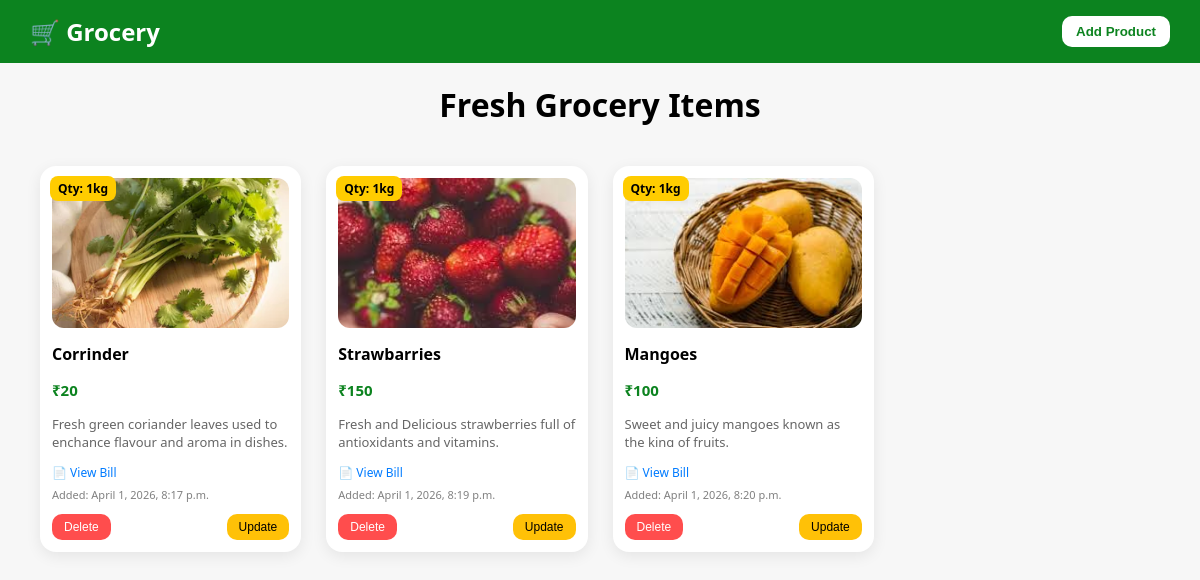
/products (signed in), run on the app's committed database.
### products/models.py (models this page shows)
class products(models.Model):
    name = models.CharField(max_length=50,unique=True)
    price = models.IntegerField()
    quantity = models.CharField(max_length=50)
    description = models.TextField()
    image = models.ImageField(upload_to='media/images')
    bill = models.FileField(upload_to='bill/',null=True,blank=True)
    register_at = models.DateTimeField(auto_now_add=True)

### products/views.py (the view)
# urls.py: path('products',views.index, name='Home'),
@login_required
def index(request):
    obj=products.objects.all()
    data={
        'products':obj
    }
    return render(request,'index.html',data)

### Template/index.html (shortened to what this page needs)
<!DOCTYPE html>
<html>
<head>
</head>
<body>
<div class="navbar">
    <h2>🛒 Grocery</h2>
    <a href="/add/"><button>Add Product</button></a>
</div>
<h1>Fresh Grocery Items</h1>
<div class="product-container">
    {% for i in products %}
    <div class="product-card">
        <div class="qty-badge">Qty: {{ i.quantity }}</div>
        {% if i.image %}
            <img src="{{ i.image.url }}">
        {% else %}
            <div class="no-img">No Image</div>
        {% endif %}
        <h3>{{ i.name }}</h3>
        <p class="price">₹{{ i.price }}</p>
        <p class="desc">{{ i.description }}</p>
        {% if i.bill %}
            <a class="bill-link" href="{{ i.bill.url }}">📄 View Bill</a>
        {% else %}
            <p class="small-text">No Bill</p>
        {% endif %}
        <p class="small-text">Added: {{ i.register_at }}</p>
        <div class="actions">
            <a href="{% url 'del' i.id %}">
                <button class="btn delete">Delete</button>
            </a>
            <a href="{% url 'update' i.id %}">
                <button class="btn update">Update</button>
            </a>
        </div>
    </div>
    {% endfor %}
</div>
</body>
</html>

### Template/index.html (style rules this page uses)
body { font-family: 'Segoe UI', sans-serif; background: #f7f7f7; margin: 0; }
.navbar { display: flex; justify-content: space-between; align-items: center; padding: 15px 30px; background: #0c831f; color: white; position: sticky; top: 0; z-index: 100; }
.navbar h2 { margin: 0; }
.navbar a button { background: white; color: #0c831f; border: none; padding: 8px 14px; border-radius: 10px; font-weight: bold; cursor: pointer; }
h1 { text-align: center; margin: 20px 0; }
.product-container { display: grid; grid-template-columns: repeat(auto-fill, minmax(230px, 1fr)); gap: 25px; padding: 20px 40px; }
.product-card { background: white; border-radius: 16px; padding: 12px; box-shadow: 0 4px 15px rgba(0,0,0,0.08); transition: all 0.25s ease; position: relative; }
.product-card img { width: 100%; height: 150px; object-fit: cover; border-radius: 12px; }
.qty-badge { position: absolute; top: 10px; left: 10px; background: #ffcc00; padding: 4px 8px; border-radius: 8px; font-size: 12px; font-weight: bold; }
.product-card h3 { margin: 10px 0 5px; font-size: 16px; }
.price { color: #0c831f; font-weight: bold; font-size: 15px; }
.desc { font-size: 13px; color: #666; height: 32px; overflow: hidden; }
.small-text { font-size: 11px; color: gray; margin-top: 5px; }
.bill-link { font-size: 12px; color: #007bff; text-decoration: none; }
.actions { display: flex; justify-content: space-between; margin-top: 12px; }
.btn { padding: 6px 12px; border-radius: 10px; border: none; cursor: pointer; font-size: 12px; font-weight: 500; }
.delete { background: #ff4d4d; color: white; }
.update { background: #ffc107; }

### data on the page
products: quantity "1kg", image (picture), name "Corrinder", price "20", description "Fresh green coriander leaves used to enchance flavour and aroma in dishes.", register_at "April 1, 2026, 8:17 p.m."
products: quantity "1kg", image (picture), name "Strawbarries", price "150", description "Fresh and Delicious strawberries full of antioxidants and vitamins.", register_at "April 1, 2026, 8:19 p.m."
products: quantity "1kg", image (picture), name "Mangoes", price "100", description "Sweet and juicy mangoes known as the king of fruits.", register_at "April 1, 2026, 8:20 p.m."
